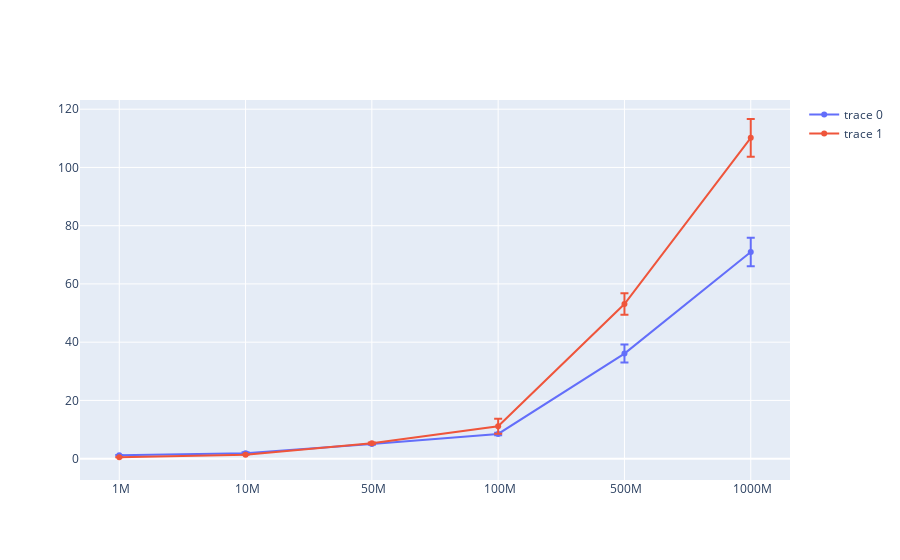

This figure's notebook cell:
### Code cell
fig = go.Figure()

fig.add_trace(
    go.Scatter(
        x=t_df['size'],
        y=t_df.seconds,
        error_y=dict(type='data', array=a_df.seconds, visible=True)
    )
)

fig.add_trace(
    go.Scatter(
        x=c_df['size'],
        y=c_df.seconds,
        error_y=dict(type='data', array=b_df.seconds, visible=True)
    )
)


# go.add_trace(godata=go.Scatter(
#         x=t_df['size'],
#         y=t_df.seconds,
#         error_y=dict(
#             type='data', # value of error bar given in data coordinates
#             array=s_df.seconds,
# #             array=[1, 2, 3],
#             visible=True)
#     ))
fig.show()

### Figure 1 — Plotly figure (JSON) as saved in the notebook; plotly's stock layout.template omitted (floating-point values rounded to 4 significant figures)
{"data": [{"error_y": {"array": [0.09464, 0.3226, 0.2193, 0.439, 3.095, 4.871], "type": "data", "visible": true}, "type": "scatter", "x": [" 1M", " 10M", " 50M", " 100M", " 500M", " 1000M"], "y": [1.208, 1.896, 5.0, 8.503, 36.08, 70.96]}, {"error_y": {"array": [0.03965, 0.07679, 0.2376, 2.554, 3.715, 6.481], "type": "data", "visible": true}, "type": "scatter", "x": [" 1M", " 10M", " 50M", " 100M", " 500M", " 1000M"], "y": [0.4873, 1.388, 5.298, 11.12, 53.11, 110.2]}], "layout": {}}
